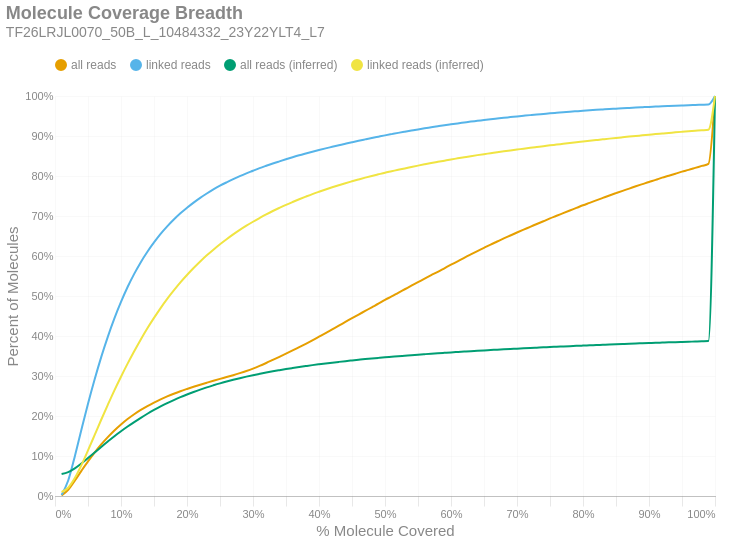

Notebook source saved alongside this figure:
### Markdown cell above
### Molecule Read Coverage
This chart shows molecule coverage breadth as computed by the number of bases aligned to that molecule. In other words, "*how much of each unique long molecule is actually sequenced/aligned?*" Keep in mind there is a distinction between sequences and alignments, since some sequences belonging to a particular molecule may not align well and wouldn't appear in the alignment data. This chart also shows molecule coverage breadth as computed by the *inferred fragment* from which the aligned sequences originate. Unlike read coverage, this calculation takes into account the total insert size, including unsequenced gaps between the forward and reverse reads. Like the previous figures, these are cumulative percents.

### Code cell
if SKIPLR:
    print_html(f"Skipped")
else:
    binned_df = consolidated_hist(valids['coverage_bp'], mask, 0.01, True)
    binned_df_inf = consolidated_hist(valids['coverage_inserts'], mask, 0.01, True)
    binned_df = binned_df.with_columns(pl.lit(binned_df_inf['all reads (cumsum)']).alias('all reads (inferred)'))
    binned_df = binned_df.with_columns(pl.lit(binned_df_inf['linked reads (cumsum)']).alias('linked reads (inferred)'))
    binned_df = binned_df.with_columns(
        (pl.col('bin').cast(pl.Float64) + 0.01).alias('right_edge')
    )

    with SafeRender(binned_df):
        (
            density_plot(binned_df, 'Molecule Coverage Breadth', samplename, 'molcov', ['all reads (inferred)','linked reads (inferred)'])
            .encode(
                #x=alt.X('bin:Q', title="% Molecule Covered").axis(format = '%').scale(padding=0),
                x=alt.X('right_edge:Q', title="% Molecule Covered").axis(format='%').scale(padding=0),
                y=alt.Y('value:Q', title='Percent of Molecules')
                    .axis(format='%')
                    .stack(False)
                    .scale(domainMin=0, padding=0),
                color=alt.Color("key:N").scale(domain = ["all reads", "linked reads", "all reads (inferred)", "linked reads (inferred)"]),
                tooltip = [
                    alt.Tooltip("key:N", title = "Data Type"),
                    alt.Tooltip("range_label:N", title="% Molecule Covered"),
                    alt.Tooltip("value:Q", format = ".2%", title="% Molecules")
                ]
            )
        ).display()

### Figure 1 — Vega-Lite specification as saved in the notebook (floating-point values rounded to 4 significant figures)
{"width": "container", "height": 400, "config": {"title": {"anchor": "start", "dy": -15, "fontSize": 18, "color": "#888888", "subtitleColor": "#888888", "subtitleFontSize": 14}, "arc": {"fill": "#0072B2"}, "axis": {"domainColor": "#888888", "domainWidth": 0.5, "gridWidth": 0.2, "grid": false, "titleFontWeight": 400, "titleFontSize": 15, "labelFontSize": 11, "labelColor": "#888888", "tickColor": "#888888", "tickWidth": 0.2, "titleColor": "#888888"}, "axisBand": {"grid": false}, "axisX": {"grid": true, "tickSize": 10, "domainCap": "round"}, "axisY": {"domain": false, "grid": true, "tickSize": 0, "domainCap": "round"}, "background": "transparent", "header": {"labelFontSize": 15, "labelColor": "#888888", "titleFontSize": 15, "titleFontWeight": 600, "titleColor": "#888888"}, "legend": {"labelFont": "sans-serif", "labelFontSize": 12, "labelColor": "#888888", "symbolSize": 100, "symbolType": "circle", "titleFontSize": 12, "titlePadding": 10, "titleColor": "#888888", "title": null, "orient": "top"}, "range": {"category": ["#E69F00", "#56B4E9", "#009E73", "#F0E442", "#0072B2", "#D55E00", "#CC79A7", "#000000"], "diverging": ["#cfe8f3", "#a2d4ec", "#73bfe2", "#46abdb", "#1696d2", "#12719e"]}, "area": {"fill": "#0072B2", "fillOpacity": 0.7, "line": true, "strokeOpacity": 0.7}, "line": {"color": "#0072B2", "stroke": "#0072B2", "strokeWidth": 2}, "trail": {"color": "#0072B2", "stroke": "#0072B2", "strokeWidth": 0, "size": 1}, "point": {"filled": true, "fillOpacity": 1.0, "size": 95}, "text": {"color": "#888888", "fontSize": 11, "align": "right", "fontWeight": 400, "size": 11}, "bar": {"fill": "#0072B2", "stroke": null}, "view": {"stroke": null, "continuousWidth": 660, "continuousHeight": 400}}, "data": {"name": "data-1b565536a5d8a789f26248e4dc7c9c5d"}, "mark": {"type": "line", "interpolate": "monotone", "point": {"opacity": 0, "size": 275}}, "encoding": {"color": {"field": "key", "scale": {"domain": ["all reads", "linked reads", "all reads (inferred)", "linked reads (inferred)"]}, "type": "nominal"}, "tooltip": [{"field": "key", "title": "Data Type", "type": "nominal"}, {"field": "range_label", "title": "% Molecule Covered", "type": "nominal"}, {"field": "value", "format": ".2%", "title": "% Molecules", "type": "quantitative"}], "x": {"axis": {"format": "%"}, "field": "right_edge", "scale": {"padding": 0}, "title": "% Molecule Covered", "type": "quantitative"}, "y": {"axis": {"format": "%"}, "field": "value", "scale": {"domainMin": 0, "padding": 0}, "stack": false, "title": "Percent of Molecules", "type": "quantitative"}}, "params": [{"name": "param_c36ac31b6afebe62", "select": {"type": "point", "fields": ["key"]}, "bind": "legend"}], "title": {"text": "Molecule Coverage Breadth", "subtitle": "TF26LRJL0070_50B_L_10484332_23Y22YLT4_L7"}, "transform": [{"fold": ["all reads (cumsum)", "linked reads (cumsum)", "all reads (inferred)", "linked reads (inferred)"]}, {"calculate": "replace(datum.key, ' (cumsum)', '')", "as": "key"}, {"filter": {"param": "param_c36ac31b6afebe62"}}], "usermeta": {"embedOptions": {"downloadFileName": "TF26LRJL0070_50B_L_10484332_23Y22YLT4_L7.molcov"}}, "$schema": "https://vega.github.io/schema/vega-lite/v6.4.1.json", "datasets": {"data-1b565536a5d8a789f26248e4dc7c9c5d": [{"bin": "0.0", "interval": "0.0-0.01", "all reads": 0.001418, "linked reads": 0.0027, "all reads (cumsum)": 0.001418, "linked reads (cumsum)": 0.0027, "range_label": "0.0-0.01", "all reads (inferred)": 0.05511, "linked reads (inferred)": 0.009924, "right_edge": 0.01}, {"bin": "0.01", "interval": "0.01-0.02", "all reads": 0.01426, "linked reads": 0.0361, "all reads (cumsum)": 0.01567, "linked reads (cumsum)": 0.0388, "range_label": "0.01-0.02", "all reads (inferred)": 0.05977, "linked reads (inferred)": 0.02069, "right_edge": 0.02}, {"bin": "0.02", "interval": "0.02-0.03", "all reads": 0.02263, "linked reads": 0.06021, "all reads (cumsum)": 0.0383, "linked reads (cumsum)": 0.099, "range_label": "0.02-0.03", "all reads (inferred)": 0.06908, "linked reads (inferred)": 0.04472, "right_edge": 0.03}, {"bin": "0.03", "interval": "0.03-0.04", "all reads": 0.02448, "linked reads": 0.06669, "all reads (cumsum)": 0.06278, "linked reads (cumsum)": 0.1657, "range_label": "0.03-0.04", "all reads (inferred)": 0.08123, "linked reads (inferred)": 0.07728, "right_edge": 0.04}, {"bin": "0.04", "interval": "0.04-0.05", "all reads": 0.02371, "linked reads": 0.06497, "all reads (cumsum)": 0.0865, "linked reads (cumsum)": 0.2307, "range_label": "0.04-0.05", "all reads (inferred)": 0.09481, "linked reads (inferred)": 0.1141, "right_edge": 0.05}, {"bin": "0.05", "interval": "0.05-0.06", "all reads": 0.02201, "linked reads": 0.06056, "all reads (cumsum)": 0.1085, "linked reads (cumsum)": 0.2912, "range_label": "0.05-0.06", "all reads (inferred)": 0.1088, "linked reads (inferred)": 0.1522, "right_edge": 0.06}, {"bin": "0.06", "interval": "0.06-0.07", "all reads": 0.02032, "linked reads": 0.05605, "all reads (cumsum)": 0.1288, "linked reads (cumsum)": 0.3473, "range_label": "0.06-0.07", "all reads (inferred)": 0.1228, "linked reads (inferred)": 0.1906, "right_edge": 0.07}, {"bin": "0.07", "interval": "0.07-0.08", "all reads": 0.01839, "linked reads": 0.05069, "all reads (cumsum)": 0.1472, "linked reads (cumsum)": 0.398, "range_label": "0.07-0.08", "all reads (inferred)": 0.1363, "linked reads (inferred)": 0.2279, "right_edge": 0.08}, {"bin": "0.08", "interval": "0.08-0.09", "all reads": 0.01671, "linked reads": 0.04609, "all reads (cumsum)": 0.1639, "linked reads (cumsum)": 0.444, "range_label": "0.08-0.09", "all reads (inferred)": 0.1495, "linked reads (inferred)": 0.2642, "right_edge": 0.09}, {"bin": "0.09", "interval": "0.09-0.1", "all reads": 0.01493, "linked reads": 0.04109, "all reads (cumsum)": 0.1789, "linked reads (cumsum)": 0.4851, "range_label": "0.09-0.1", "all reads (inferred)": 0.1618, "linked reads (inferred)": 0.2983, "right_edge": 0.1}, {"bin": "0.1", "interval": "0.1-0.11", "all reads": 0.01354, "linked reads": 0.03725, "all reads (cumsum)": 0.1924, "linked reads (cumsum)": 0.5224, "range_label": "0.1-0.11", "all reads (inferred)": 0.1736, "linked reads (inferred)": 0.3309, "right_edge": 0.11}, {"bin": "0.11", "interval": "0.11-0.12", "all reads": 0.01201, "linked reads": 0.0329, "all reads (cumsum)": 0.2044, "linked reads (cumsum)": 0.5553, "range_label": "0.11-0.12", "all reads (inferred)": 0.1848, "linked reads (inferred)": 0.3618, "right_edge": 0.12}, {"bin": "0.12", "interval": "0.12-0.13", "all reads": 0.01082, "linked reads": 0.02934, "all reads (cumsum)": 0.2152, "linked reads (cumsum)": 0.5846, "range_label": "0.12-0.13", "all reads (inferred)": 0.1956, "linked reads (inferred)": 0.3914, "right_edge": 0.13}, {"bin": "0.13", "interval": "0.13-0.14", "all reads": 0.009629, "linked reads": 0.02597, "all reads (cumsum)": 0.2249, "linked reads (cumsum)": 0.6106, "range_label": "0.13-0.14", "all reads (inferred)": 0.2056, "linked reads (inferred)": 0.4193, "right_edge": 0.14}, {"bin": "0.14", "interval": "0.14-0.15", "all reads": 0.008706, "linked reads": 0.02323, "all reads (cumsum)": 0.2336, "linked reads (cumsum)": 0.6338, "range_label": "0.14-0.15", "all reads (inferred)": 0.215, "linked reads (inferred)": 0.4452, "right_edge": 0.15}, {"bin": "0.15", "interval": "0.15-0.16", "all reads": 0.008108, "linked reads": 0.02135, "all reads (cumsum)": 0.2417, "linked reads (cumsum)": 0.6552, "range_label": "0.15-0.16", "all reads (inferred)": 0.2239, "linked reads (inferred)": 0.4698, "right_edge": 0.16}, {"bin": "0.16", "interval": "0.16-0.17", "all reads": 0.007214, "linked reads": 0.01874, "all reads (cumsum)": 0.2489, "linked reads (cumsum)": 0.6739, "range_label": "0.16-0.17", "all reads (inferred)": 0.2322, "linked reads (inferred)": 0.4927, "right_edge": 0.17}, {"bin": "0.17", "interval": "0.17-0.18", "all reads": 0.006762, "linked reads": 0.01716, "all reads (cumsum)": 0.2556, "linked reads (cumsum)": 0.6911, "range_label": "0.17-0.18", "all reads (inferred)": 0.2398, "linked reads (inferred)": 0.5139, "right_edge": 0.18}, {"bin": "0.18", "interval": "0.18-0.19", "all reads": 0.006272, "linked reads": 0.01567, "all reads (cumsum)": 0.2619, "linked reads (cumsum)": 0.7068, "range_label": "0.18-0.19", "all reads (inferred)": 0.2471, "linked reads (inferred)": 0.534, "right_edge": 0.19}, {"bin": "0.19", "interval": "0.19-0.2", "all reads": 0.005683, "linked reads": 0.01378, "all reads (cumsum)": 0.2676, "linked reads (cumsum)": 0.7205, "range_label": "0.19-0.2", "all reads (inferred)": 0.2538, "linked reads (inferred)": 0.5525, "right_edge": 0.2}, {"bin": "0.2", "interval": "0.2-0.21", "all reads": 0.005433, "linked reads": 0.01297, "all reads (cumsum)": 0.273, "linked reads (cumsum)": 0.7335, "range_label": "0.2-0.21", "all reads (inferred)": 0.2601, "linked reads (inferred)": 0.5699, "right_edge": 0.21}, {"bin": "0.21", "interval": "0.21-0.22", "all reads": 0.005131, "linked reads": 0.01188, "all reads (cumsum)": 0.2782, "linked reads (cumsum)": 0.7454, "range_label": "0.21-0.22", "all reads (inferred)": 0.266, "linked reads (inferred)": 0.5863, "right_edge": 0.22}, {"bin": "0.22", "interval": "0.22-0.23", "all reads": 0.004976, "linked reads": 0.01087, "all reads (cumsum)": 0.2831, "linked reads (cumsum)": 0.7563, "range_label": "0.22-0.23", "all reads (inferred)": 0.2716, "linked reads (inferred)": 0.6017, "right_edge": 0.23}, {"bin": "0.23", "interval": "0.23-0.24", "all reads": 0.004896, "linked reads": 0.01013, "all reads (cumsum)": 0.288, "linked reads (cumsum)": 0.7664, "range_label": "0.23-0.24", "all reads (inferred)": 0.2767, "linked reads (inferred)": 0.6159, "right_edge": 0.24}, {"bin": "0.24", "interval": "0.24-0.25", "all reads": 0.004725, "linked reads": 0.009302, "all reads (cumsum)": 0.2928, "linked reads (cumsum)": 0.7757, "range_label": "0.24-0.25", "all reads (inferred)": 0.2816, "linked reads (inferred)": 0.6294, "right_edge": 0.25}, {"bin": "0.25", "interval": "0.25-0.26", "all reads": 0.004541, "linked reads": 0.008411, "all reads (cumsum)": 0.2973, "linked reads (cumsum)": 0.7841, "range_label": "0.25-0.26", "all reads (inferred)": 0.2862, "linked reads (inferred)": 0.6419, "right_edge": 0.26}, {"bin": "0.26", "interval": "0.26-0.27", "all reads": 0.004721, "linked reads": 0.007997, "all reads (cumsum)": 0.302, "linked reads (cumsum)": 0.7921, "range_label": "0.26-0.27", "all reads (inferred)": 0.2905, "linked reads (inferred)": 0.6539, "right_edge": 0.27}, {"bin": "0.27", "interval": "0.27-0.28", "all reads": 0.005055, "linked reads": 0.007499, "all reads (cumsum)": 0.3071, "linked reads (cumsum)": 0.7996, "range_label": "0.27-0.28", "all reads (inferred)": 0.2946, "linked reads (inferred)": 0.6652, "right_edge": 0.28}, {"bin": "0.28", "interval": "0.28-0.29", "all reads": 0.005412, "linked reads": 0.006973, "all reads (cumsum)": 0.3125, "linked reads (cumsum)": 0.8066, "range_label": "0.28-0.29", "all reads (inferred)": 0.2984, "linked reads (inferred)": 0.6757, "right_edge": 0.29}, {"bin": "0.29", "interval": "0.29-0.3", "all reads": 0.006005, "linked reads": 0.006503, "all reads (cumsum)": 0.3185, "linked reads (cumsum)": 0.8131, "range_label": "0.29-0.3", "all reads (inferred)": 0.302, "linked reads (inferred)": 0.6857, "right_edge": 0.3}, {"bin": "0.3", "interval": "0.3-0.31", "all reads": 0.006689, "linked reads": 0.006523, "all reads (cumsum)": 0.3252, "linked reads (cumsum)": 0.8196, "range_label": "0.3-0.31", "all reads (inferred)": 0.3054, "linked reads (inferred)": 0.695, "right_edge": 0.31}, {"bin": "0.31", "interval": "0.31-0.32", "all reads": 0.007312, "linked reads": 0.005919, "all reads (cumsum)": 0.3325, "linked reads (cumsum)": 0.8255, "range_label": "0.31-0.32", "all reads (inferred)": 0.3087, "linked reads (inferred)": 0.704, "right_edge": 0.32}, {"bin": "0.32", "interval": "0.32-0.33", "all reads": 0.007665, "linked reads": 0.00571, "all reads (cumsum)": 0.3402, "linked reads (cumsum)": 0.8312, "range_label": "0.32-0.33", "all reads (inferred)": 0.3118, "linked reads (inferred)": 0.7124, "right_edge": 0.33}, {"bin": "0.33", "interval": "0.33-0.34", "all reads": 0.007737, "linked reads": 0.005339, "all reads (cumsum)": 0.3479, "linked reads (cumsum)": 0.8366, "range_label": "0.33-0.34", "all reads (inferred)": 0.3146, "linked reads (inferred)": 0.7203, "right_edge": 0.34}, {"bin": "0.34", "interval": "0.34-0.35", "all reads": 0.007863, "linked reads": 0.005209, "all reads (cumsum)": 0.3558, "linked reads (cumsum)": 0.8418, "range_label": "0.34-0.35", "all reads (inferred)": 0.3173, "linked reads (inferred)": 0.7278, "right_edge": 0.35}, {"bin": "0.35", "interval": "0.35-0.36", "all reads": 0.008152, "linked reads": 0.005127, "all reads (cumsum)": 0.3639, "linked reads (cumsum)": 0.8469, "range_label": "0.35-0.36", "all reads (inferred)": 0.3199, "linked reads (inferred)": 0.7349, "right_edge": 0.36}, {"bin": "0.36", "interval": "0.36-0.37", "all reads": 0.008301, "linked reads": 0.00492, "all reads (cumsum)": 0.3722, "linked reads (cumsum)": 0.8518, "range_label": "0.36-0.37", "all reads (inferred)": 0.3224, "linked reads (inferred)": 0.7418, "right_edge": 0.37}, {"bin": "0.37", "interval": "0.37-0.38", "all reads": 0.00832, "linked reads": 0.004559, "all reads (cumsum)": 0.3805, "linked reads (cumsum)": 0.8564, "range_label": "0.37-0.38", "all reads (inferred)": 0.3248, "linked reads (inferred)": 0.7484, "right_edge": 0.38}, {"bin": "0.38", "interval": "0.38-0.39", "all reads": 0.008669, "linked reads": 0.004429, "all reads (cumsum)": 0.3892, "linked reads (cumsum)": 0.8608, "range_label": "0.38-0.39", "all reads (inferred)": 0.3272, "linked reads (inferred)": 0.7548, "right_edge": 0.39}, {"bin": "0.39", "interval": "0.39-0.4", "all reads": 0.009015, "linked reads": 0.004256, "all reads (cumsum)": 0.3982, "linked reads (cumsum)": 0.8651, "range_label": "0.39-0.4", "all reads (inferred)": 0.3293, "linked reads (inferred)": 0.7607, "right_edge": 0.4}, {"bin": "0.4", "interval": "0.4-0.41", "all reads": 0.009036, "linked reads": 0.004032, "all reads (cumsum)": 0.4073, "linked reads (cumsum)": 0.8691, "range_label": "0.4-0.41", "all reads (inferred)": 0.3314, "linked reads (inferred)": 0.7664, "right_edge": 0.41}, {"bin": "0.41", "interval": "0.41-0.42", "all reads": 0.009349, "linked reads": 0.003823, "all reads (cumsum)": 0.4166, "linked reads (cumsum)": 0.8729, "range_label": "0.41-0.42", "all reads (inferred)": 0.3334, "linked reads (inferred)": 0.7718, "right_edge": 0.42}, {"bin": "0.42", "interval": "0.42-0.43", "all reads": 0.009356, "linked reads": 0.00384, "all reads (cumsum)": 0.426, "linked reads (cumsum)": 0.8768, "range_label": "0.42-0.43", "all reads (inferred)": 0.3353, "linked reads (inferred)": 0.777, "right_edge": 0.43}, {"bin": "0.43", "interval": "0.43-0.44", "all reads": 0.009221, "linked reads": 0.003847, "all reads (cumsum)": 0.4352, "linked reads (cumsum)": 0.8806, "range_label": "0.43-0.44", "all reads (inferred)": 0.3371, "linked reads (inferred)": 0.782, "right_edge": 0.44}, {"bin": "0.44", "interval": "0.44-0.45", "all reads": 0.009276, "linked reads": 0.003808, "all reads (cumsum)": 0.4445, "linked reads (cumsum)": 0.8844, "range_label": "0.44-0.45", "all reads (inferred)": 0.3389, "linked reads (inferred)": 0.7867, "right_edge": 0.45}, {"bin": "0.45", "interval": "0.45-0.46", "all reads": 0.009181, "linked reads": 0.003703, "all reads (cumsum)": 0.4536, "linked reads (cumsum)": 0.8881, "range_label": "0.45-0.46", "all reads (inferred)": 0.3406, "linked reads (inferred)": 0.7913, "right_edge": 0.46}, {"bin": "0.46", "interval": "0.46-0.47", "all reads": 0.008988, "linked reads": 0.003477, "all reads (cumsum)": 0.4626, "linked reads (cumsum)": 0.8916, "range_label": "0.46-0.47", "all reads (inferred)": 0.3422, "linked reads (inferred)": 0.7959, "right_edge": 0.47}, {"bin": "0.47", "interval": "0.47-0.48", "all reads": 0.009181, "linked reads": 0.003421, "all reads (cumsum)": 0.4718, "linked reads (cumsum)": 0.895, "range_label": "0.47-0.48", "all reads (inferred)": 0.3438, "linked reads (inferred)": 0.8002, "right_edge": 0.48}, {"bin": "0.48", "interval": "0.48-0.49", "all reads": 0.008873, "linked reads": 0.003282, "all reads (cumsum)": 0.4807, "linked reads (cumsum)": 0.8983, "range_label": "0.48-0.49", "all reads (inferred)": 0.3453, "linked reads (inferred)": 0.8042, "right_edge": 0.49}, {"bin": "0.49", "interval": "0.49-0.5", "all reads": 0.009722, "linked reads": 0.003265, "all reads (cumsum)": 0.4904, "linked reads (cumsum)": 0.9016, "range_label": "0.49-0.5", "all reads (inferred)": 0.3468, "linked reads (inferred)": 0.8082, "right_edge": 0.5}, {"bin": "0.5", "interval": "0.5-0.51", "all reads": 0.008433, "linked reads": 0.003149, "all reads (cumsum)": 0.4988, "linked reads (cumsum)": 0.9047, "range_label": "0.5-0.51", "all reads (inferred)": 0.3481, "linked reads (inferred)": 0.8118, "right_edge": 0.51}, {"bin": "0.51", "interval": "0.51-0.52", "all reads": 0.009196, "linked reads": 0.003111, "all reads (cumsum)": 0.508, "linked reads (cumsum)": 0.9078, "range_label": "0.51-0.52", "all reads (inferred)": 0.3495, "linked reads (inferred)": 0.8155, "right_edge": 0.52}, {"bin": "0.52", "interval": "0.52-0.53", "all reads": 0.008859, "linked reads": 0.002935, "all reads (cumsum)": 0.5169, "linked reads (cumsum)": 0.9108, "range_label": "0.52-0.53", "all reads (inferred)": 0.3508, "linked reads (inferred)": 0.819, "right_edge": 0.53}, {"bin": "0.53", "interval": "0.53-0.54", "all reads": 0.008925, "linked reads": 0.002861, "all reads (cumsum)": 0.5258, "linked reads (cumsum)": 0.9136, "range_label": "0.53-0.54", "all reads (inferred)": 0.3521, "linked reads (inferred)": 0.8226, "right_edge": 0.54}, {"bin": "0.54", "interval": "0.54-0.55", "all reads": 0.00872, "linked reads": 0.002842, "all reads (cumsum)": 0.5345, "linked reads (cumsum)": 0.9165, "range_label": "0.54-0.55", "all reads (inferred)": 0.3533, "linked reads (inferred)": 0.826, "right_edge": 0.55}, {"bin": "0.55", "interval": "0.55-0.56", "all reads": 0.008915, "linked reads": 0.002687, "all reads (cumsum)": 0.5435, "linked reads (cumsum)": 0.9192, "range_label": "0.55-0.56", "all reads (inferred)": 0.3545, "linked reads (inferred)": 0.8292, "right_edge": 0.56}, {"bin": "0.56", "interval": "0.56-0.57", "all reads": 0.00861, "linked reads": 0.002551, "all reads (cumsum)": 0.5521, "linked reads (cumsum)": 0.9217, "range_label": "0.56-0.57", "all reads (inferred)": 0.3557, "linked reads (inferred)": 0.8324, "right_edge": 0.57}, {"bin": "0.57", "interval": "0.57-0.58", "all reads": 0.008439, "linked reads": 0.002587, "all reads (cumsum)": 0.5605, "linked reads (cumsum)": 0.9243, "range_label": "0.57-0.58", "all reads (inferred)": 0.3568, "linked reads (inferred)": 0.8354, "right_edge": 0.58}, {"bin": "0.58", "interval": "0.58-0.59", "all reads": 0.008819, "linked reads": 0.002531, "all reads (cumsum)": 0.5693, "linked reads (cumsum)": 0.9268, "range_label": "0.58-0.59", "all reads (inferred)": 0.3579, "linked reads (inferred)": 0.8384, "right_edge": 0.59}, {"bin": "0.59", "interval": "0.59-0.6", "all reads": 0.008849, "linked reads": 0.002356, "all reads (cumsum)": 0.5782, "linked reads (cumsum)": 0.9292, "range_label": "0.59-0.6", "all reads (inferred)": 0.359, "linked reads (inferred)": 0.8413, "right_edge": 0.6}, {"bin": "0.6", "interval": "0.6-0.61", "all reads": 0.00855, "linked reads": 0.002308, "all reads (cumsum)": 0.5867, "linked reads (cumsum)": 0.9315, "range_label": "0.6-0.61", "all reads (inferred)": 0.3601, "linked reads (inferred)": 0.8441, "right_edge": 0.61}, {"bin": "0.61", "interval": "0.61-0.62", "all reads": 0.00888, "linked reads": 0.002235, "all reads (cumsum)": 0.5956, "linked reads (cumsum)": 0.9337, "range_label": "0.61-0.62", "all reads (inferred)": 0.3611, "linked reads (inferred)": 0.8469, "right_edge": 0.62}, {"bin": "0.62", "interval": "0.62-0.63", "all reads": 0.008465, "linked reads": 0.00224, "all reads (cumsum)": 0.6041, "linked reads (cumsum)": 0.936, "range_label": "0.62-0.63", "all reads (inferred)": 0.3621, "linked reads (inferred)": 0.8496, "right_edge": 0.63}, {"bin": "0.63", "interval": "0.63-0.64", "all reads": 0.008278, "linked reads": 0.001932, "all reads (cumsum)": 0.6123, "linked reads (cumsum)": 0.9379, "range_label": "0.63-0.64", "all reads (inferred)": 0.3631, "linked reads (inferred)": 0.8522, "right_edge": 0.64}, {"bin": "0.64", "interval": "0.64-0.65", "all reads": 0.00799, "linked reads": 0.002062, "all reads (cumsum)": 0.6203, "linked reads (cumsum)": 0.94, "range_label": "0.64-0.65", "all reads (inferred)": 0.364, "linked reads (inferred)": 0.8546, "right_edge": 0.65}, {"bin": "0.65", "interval": "0.65-0.66", "all reads": 0.008213, "linked reads": 0.001958, "all reads (cumsum)": 0.6285, "linked reads (cumsum)": 0.9419, "range_label": "0.65-0.66", "all reads (inferred)": 0.3649, "linked reads (inferred)": 0.857, "right_edge": 0.66}, {"bin": "0.66", "interval": "0.66-0.67", "all reads": 0.007686, "linked reads": 0.001838, "all reads (cumsum)": 0.6362, "linked reads (cumsum)": 0.9438, "range_label": "0.66-0.67", "all reads (inferred)": 0.3658, "linked reads (inferred)": 0.8594, "right_edge": 0.67}, {"bin": "0.67", "interval": "0.67-0.68", "all reads": 0.007665, "linked reads": 0.001821, "all reads (cumsum)": 0.6439, "linked reads (cumsum)": 0.9456, "range_label": "0.67-0.68", "all reads (inferred)": 0.3667, "linked reads (inferred)": 0.8617, "right_edge": 0.68}, {"bin": "0.68", "interval": "0.68-0.69", "all reads": 0.007356, "linked reads": 0.001662, "all reads (cumsum)": 0.6513, "linked reads (cumsum)": 0.9472, "range_label": "0.68-0.69", "all reads (inferred)": 0.3676, "linked reads (inferred)": 0.864, "right_edge": 0.69}, {"bin": "0.69", "interval": "0.69-0.7", "all reads": 0.007442, "linked reads": 0.001722, "all reads (cumsum)": 0.6587, "linked reads (cumsum)": 0.949, "range_label": "0.69-0.7", "all reads (inferred)": 0.3684, "linked reads (inferred)": 0.8661, "right_edge": 0.7}, {"bin": "0.7", "interval": "0.7-0.71", "all reads": 0.007202, "linked reads": 0.001626, "all reads (cumsum)": 0.6659, "linked reads (cumsum)": 0.9506, "range_label": "0.7-0.71", "all reads (inferred)": 0.3693, "linked reads (inferred)": 0.8684, "right_edge": 0.71}, {"bin": "0.71", "interval": "0.71-0.72", "all reads": 0.007012, "linked reads": 0.001615, "all reads (cumsum)": 0.6729, "linked reads (cumsum)": 0.9522, "range_label": "0.71-0.72", "all reads (inferred)": 0.3701, "linked reads (inferred)": 0.8705, "right_edge": 0.72}, {"bin": "0.72", "interval": "0.72-0.73", "all reads": 0.007189, "linked reads": 0.001576, "all reads (cumsum)": 0.6801, "linked reads (cumsum)": 0.9538, "range_label": "0.72-0.73", "all reads (inferred)": 0.3708, "linked reads (inferred)": 0.8725, "right_edge": 0.73}, {"bin": "0.73", "interval": "0.73-0.74", "all reads": 0.006881, "linked reads": 0.001443, "all reads (cumsum)": 0.687, "linked reads (cumsum)": 0.9552, "range_label": "0.73-0.74", "all reads (inferred)": 0.3716, "linked reads (inferred)": 0.8745, "right_edge": 0.74}, {"bin": "0.74", "interval": "0.74-0.75", "all reads": 0.007053, "linked reads": 0.001496, "all reads (cumsum)": 0.694, "linked reads (cumsum)": 0.9567, "range_label": "0.74-0.75", "all reads (inferred)": 0.3724, "linked reads (inferred)": 0.8766, "right_edge": 0.75}, {"bin": "0.75", "interval": "0.75-0.76", "all reads": 0.00648, "linked reads": 0.001313, "all reads (cumsum)": 0.7005, "linked reads (cumsum)": 0.958, "range_label": "0.75-0.76", "all reads (inferred)": 0.3731, "linked reads (inferred)": 0.8785, "right_edge": 0.76}, {"bin": "0.76", "interval": "0.76-0.77", "all reads": 0.006664, "linked reads": 0.001277, "all reads (cumsum)": 0.7072, "linked reads (cumsum)": 0.9593, "range_label": "0.76-0.77", "all reads (inferred)": 0.3739, "linked reads (inferred)": 0.8805, "right_edge": 0.77}, {"bin": "0.77", "interval": "0.77-0.78", "all reads": 0.006561, "linked reads": 0.001342, "all reads (cumsum)": 0.7137, "linked reads (cumsum)": 0.9606, "range_label": "0.77-0.78", "all reads (inferred)": 0.3746, "linked reads (inferred)": 0.8824, "right_edge": 0.78}, {"bin": "0.78", "interval": "0.78-0.79", "all reads": 0.006413, "linked reads": 0.001239, "all reads (cumsum)": 0.7201, "linked reads (cumsum)": 0.9619, "range_label": "0.78-0.79", "all reads (inferred)": 0.3753, "linked reads (inferred)": 0.8843, "right_edge": 0.79}, {"bin": "0.79", "interval": "0.79-0.8", "all reads": 0.006697, "linked reads": 0.001215, "all reads (cumsum)": 0.7268, "linked reads (cumsum)": 0.9631, "range_label": "0.79-0.8", "all reads (inferred)": 0.376, "linked reads (inferred)": 0.8861, "right_edge": 0.8}, {"bin": "0.8", "interval": "0.8-0.81", "all reads": 0.006098, "linked reads": 0.001138, "all reads (cumsum)": 0.7329, "linked reads (cumsum)": 0.9642, "range_label": "0.8-0.81", "all reads (inferred)": 0.3767, "linked reads (inferred)": 0.8879, "right_edge": 0.81}, {"bin": "0.81", "interval": "0.81-0.82", "all reads": 0.006149, "linked reads": 0.001093, "all reads (cumsum)": 0.7391, "linked reads (cumsum)": 0.9653, "range_label": "0.81-0.82", "all reads (inferred)": 0.3774, "linked reads (inferred)": 0.8898, "right_edge": 0.82}, {"bin": "0.82", "interval": "0.82-0.83", "all reads": 0.006092, "linked reads": 0.001059, "all reads (cumsum)": 0.7452, "linked reads (cumsum)": 0.9664, "range_label": "0.82-0.83", "all reads (inferred)": 0.3781, "linked reads (inferred)": 0.8916, "right_edge": 0.83}, {"bin": "0.83", "interval": "0.83-0.84", "all reads": 0.006066, "linked reads": 0.001047, "all reads (cumsum)": 0.7513, "linked reads (cumsum)": 0.9674, "range_label": "0.83-0.84", "all reads (inferred)": 0.3788, "linked reads (inferred)": 0.8934, "right_edge": 0.84}, {"bin": "0.84", "interval": "0.84-0.85", "all reads": 0.005883, "linked reads": 0.00096, "all reads (cumsum)": 0.7571, "linked reads (cumsum)": 0.9684, "range_label": "0.84-0.85", "all reads (inferred)": 0.3795, "linked reads (inferred)": 0.8952, "right_edge": 0.85}, {"bin": "0.85", "interval": "0.85-0.86", "all reads": 0.005802, "linked reads": 0.0009823, "all reads (cumsum)": 0.7629, "linked reads (cumsum)": 0.9694, "range_label": "0.85-0.86", "all reads (inferred)": 0.3801, "linked reads (inferred)": 0.8969, "right_edge": 0.86}, {"bin": "0.86", "interval": "0.86-0.87", "all reads": 0.005564, "linked reads": 0.0008762, "all reads (cumsum)": 0.7685, "linked reads (cumsum)": 0.9703, "range_label": "0.86-0.87", "all reads (inferred)": 0.3807, "linked reads (inferred)": 0.8985, "right_edge": 0.87}, {"bin": "0.87", "interval": "0.87-0.88", "all reads": 0.005747, "linked reads": 0.0008625, "all reads (cumsum)": 0.7742, "linked reads (cumsum)": 0.9711, "range_label": "0.87-0.88", "all reads (inferred)": 0.3813, "linked reads (inferred)": 0.9001, "right_edge": 0.88}, {"bin": "0.88", "interval": "0.88-0.89", "all reads": 0.005441, "linked reads": 0.0008368, "all reads (cumsum)": 0.7797, "linked reads (cumsum)": 0.972, "range_label": "0.88-0.89", "all reads (inferred)": 0.3819, "linked reads (inferred)": 0.9016, "right_edge": 0.89}, {"bin": "0.89", "interval": "0.89-0.9", "all reads": 0.005471, "linked reads": 0.00083, "all reads (cumsum)": 0.7852, "linked reads (cumsum)": 0.9728, "range_label": "0.89-0.9", "all reads (inferred)": 0.3825, "linked reads (inferred)": 0.9032, "right_edge": 0.9}, {"bin": "0.9", "interval": "0.9-0.91", "all reads": 0.005064, "linked reads": 0.0007581, "all reads (cumsum)": 0.7902, "linked reads (cumsum)": 0.9735, "range_label": "0.9-0.91", "all reads (inferred)": 0.3831, "linked reads (inferred)": 0.9049, "right_edge": 0.91}, {"bin": "0.91", "interval": "0.91-0.92", "all reads": 0.005618, "linked reads": 0.0008094, "all reads (cumsum)": 0.7958, "linked reads (cumsum)": 0.9743, "range_label": "0.91-0.92", "all reads (inferred)": 0.3836, "linked reads (inferred)": 0.9062, "right_edge": 0.92}, {"bin": "0.92", "interval": "0.92-0.93", "all reads": 0.004751, "linked reads": 0.0007221, "all reads (cumsum)": 0.8006, "linked reads (cumsum)": 0.9751, "range_label": "0.92-0.93", "all reads (inferred)": 0.3841, "linked reads (inferred)": 0.9076, "right_edge": 0.93}, {"bin": "0.93", "interval": "0.93-0.94", "all reads": 0.00502, "linked reads": 0.0006913, "all reads (cumsum)": 0.8056, "linked reads (cumsum)": 0.9758, "range_label": "0.93-0.94", "all reads (inferred)": 0.3847, "linked reads (inferred)": 0.9091, "right_edge": 0.94}, {"bin": "0.94", "interval": "0.94-0.95", "all reads": 0.00528, "linked reads": 0.0006486, "all reads (cumsum)": 0.8109, "linked reads (cumsum)": 0.9764, "range_label": "0.94-0.95", "all reads (inferred)": 0.3852, "linked reads (inferred)": 0.9105, "right_edge": 0.95}, {"bin": "0.95", "interval": "0.95-0.96", "all reads": 0.004373, "linked reads": 0.0006297, "all reads (cumsum)": 0.8153, "linked reads (cumsum)": 0.977, "range_label": "0.95-0.96", "all reads (inferred)": 0.3857, "linked reads (inferred)": 0.9117, "right_edge": 0.96}, {"bin": "0.96", "interval": "0.96-0.97", "all reads": 0.004952, "linked reads": 0.0005544, "all reads (cumsum)": 0.8202, "linked reads (cumsum)": 0.9776, "range_label": "0.96-0.97", "all reads (inferred)": 0.3862, "linked reads (inferred)": 0.913, "right_edge": 0.97}, {"bin": "0.97", "interval": "0.97-0.98", "all reads": 0.004995, "linked reads": 0.0005579, "all reads (cumsum)": 0.8252, "linked reads (cumsum)": 0.9782, "range_label": "0.97-0.98", "all reads (inferred)": 0.3867, "linked reads (inferred)": 0.9142, "right_edge": 0.98}, {"bin": "0.98", "interval": "0.98-0.99", "all reads": 0.004947, "linked reads": 0.000551, "all reads (cumsum)": 0.8302, "linked reads (cumsum)": 0.9787, "range_label": "0.98-0.99", "all reads (inferred)": 0.3873, "linked reads (inferred)": 0.9157, "right_edge": 0.99}, {"bin": "0.99", "interval": "0.99-1.0", "all reads": 0.1698, "linked reads": 0.0213, "all reads (cumsum)": 1.0, "linked reads (cumsum)": 1.0, "range_label": "0.99-1.0", "all reads (inferred)": 1.0, "linked reads (inferred)": 1.0, "right_edge": 1.0}]}}
